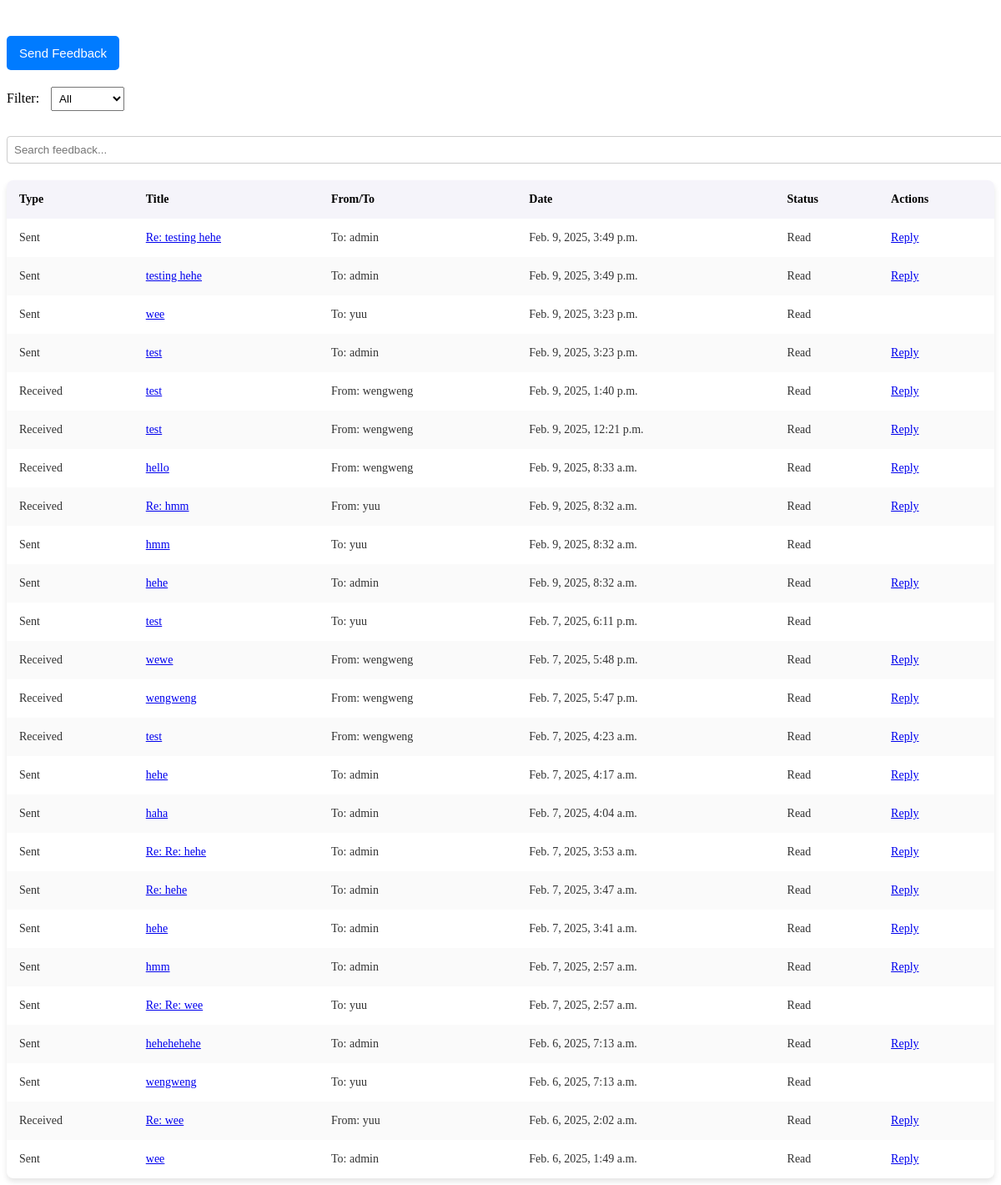
Screenshot of /feedbacks/ (signed in) with the database file from the repository.
### feedbacks/models.py (models this page shows, shortened)
class Feedback(models.Model):
    CATEGORY_CHOICES = [
        ('system/application', 'System/Application'),
        ('aid_programs', 'Aid Programs'),
    ]
    sender = models.ForeignKey(settings.AUTH_USER_MODEL, related_name='sent_feedbacks', on_delete=models.CASCADE)
    receiver = models.ForeignKey(settings.AUTH_USER_MODEL, related_name='received_feedbacks', on_delete=models.CASCADE)
    title = models.CharField(max_length=255)
    message = models.TextField()
    category = models.CharField(max_length=20, choices=CATEGORY_CHOICES)
    attachment = models.FileField(upload_to='feedback_attachments/', blank=True, null=True)
    is_read = models.BooleanField(default=False)  # Track if the feedback is read
    created_at = models.DateTimeField(auto_now_add=True)
    updated_at = models.DateTimeField(auto_now=True)
    class Meta:
        db_table = 'feedback'

### users/models.py (models this page shows, shortened)
class Account(AbstractUser):
    ROLE_LIST = [
        ('student', 'Student'),
        ('officer', 'Aid Officer'),
        ('funder', 'Funder'),
        ('administrator', 'Administrator'),
    ]
    role = models.CharField(max_length=13, choices=ROLE_LIST)
    study_program = models.CharField(max_length=100, blank=True, null=True)  # only for Students
    years_of_study = models.IntegerField(blank=True, null=True)
    gpa = models.FloatField(blank=True, null=True)
    organization_name = models.CharField(max_length=255, blank=True, null=True)
    is_approved = models.BooleanField(default=False)
    phone_number = models.CharField(max_length=15, blank=True, null=True)
    created_at = models.DateTimeField(default=now)
    updated_at = models.DateTimeField(auto_now=True)
    class Meta:
        db_table = 'users_masterlist'

### feedbacks/views.py (the view, shortened to what this page needs)
# urls.py: path('', views.feedback_view, name='feedback_view'),
@login_required
def feedback_view(request):
    tab = request.GET.get('tab', 'received')
    feedback_id = request.GET.get('id')
    all_feedbacks = Feedback.objects.filter(
        Q(sender=request.user) | Q(receiver=request.user)
    ).order_by('-created_at')
    feedback_list = []
    for feedback in all_feedbacks:
        feedback_data = {
            'feedback': feedback,
            'type': 'Sent' if feedback.sender == request.user else 'Received',
        }
        feedback_list.append(feedback_data)
    return render(request, 'feedbacks/feedback.html', {
        'tab': tab,
        'feedback_list': feedback_list,
    })

### feedbacks/templates/feedbacks/feedback.html (shortened to what this page needs)
{% load static %}
<!DOCTYPE html>
<html lang="en">
<head>
    <link rel="stylesheet" href="{% static 'css/feedbacks.css' %}">
</head>
<body>
    <div class="actions">
        <button onclick="openModal('send-feedback')">Send Feedback</button>
    </div>
    <div class="filters">
        <label for="filter-dropdown">Filter:</label>
        <select id="filter-dropdown" onchange="filterFeedback(this.value)">
            <option value="all">All</option>
        </select>
    </div>
    <div class="search-bar">
        <input type="text" id="search-input" placeholder="Search feedback..." onkeyup="filterFeedback()">
    </div>
    <table id="feedback-table">
        <thead>
            <tr>
                <th>Type</th>
                <th>Title</th>
                <th>From/To</th>
                <th>Date</th>
                <th>Status</th>
                <th>Actions</th>
            </tr>
        </thead>
        <tbody>
            {% for item in feedback_list %}
                <tr class="feedback-row {% if item.type == 'Sent' %}sent{% else %}received{% endif %}">
                    <td>{{ item.type }}</td>
                    <td>
                        <a href="#"
                            onclick="showFeedbackContent(
                                '{{ item.feedback.id }}',
                                '{{ item.feedback.title|escapejs }}',
                                '{{ item.feedback.message|escapejs }}',
                                {% if item.feedback.attachment %}'{{ item.feedback.attachment.url|escapejs }}'{% else %}null{% endif %}
                            )">
                            {{ item.feedback.title }}
                        </a>
                    </td>
                    <td>
                        {% if item.type == 'Sent' %}
                            To: {{ item.feedback.receiver.username }}
                        {% else %}
                            From: {{ item.feedback.sender.username }}
                        {% endif %}
                    </td>
                    <td>{{ item.feedback.created_at }}</td>
                    <td id="status-{{item.feedback.id}}">
                        {% if not item.feedback.is_read and item.feedback.receiver == request.user %}
                            <strong>Unread</strong>
                        {% else %}
                            Read
                        {% endif %}
                    </td>
                    <td>
                        {% if item.feedback.receiver == request.user %}
                            <a href="#" onclick="openReplyModal({{ item.feedback.id }})">Reply</a>
                        {% endif %}
                    </td>
                </tr>
            {% empty %}
                <tr>
                    <td colspan="6">No feedback available.</td>
                </tr>
            {% endfor %}
        </tbody>
    </table>
</body>
</html>

### feedbacks/static/css/feedbacks.css (style rules this page uses)
.actions, .filters, .search-bar { margin-bottom: 20px; }
.filters select { padding: 5px; margin-left: 10px; }
.search-bar input { width: 100%; padding: 8px; margin-top: 10px; border: 1px solid #ccc; border-radius: 4px; }
table { width: 100%; border-collapse: collapse; margin-top: 20px; background-color: #fff; box-shadow: 0 4px 6px rgba(0, 0, 0, 0.1); border-radius: 8px; overflow: hidden; }
table th, table td { padding: 15px; text-align: left; }
table th { background-color: #f5f4fa; font-size: 14px; }
table tr:nth-child(even) { background-color: #fafafa; }
table td { font-size: 14px; color: #333; }
button { background-color: #007BFF; color: white; padding: 12px 15px; border: none; border-radius: 5px; cursor: pointer; font-size: 15px; transition: background-color 0.3s ease; margin-top: 35px; }

### rows the page displays
Feedback: type "Sent", feedback "Re: testing hehe", feedback.receiver.username "admin", feedback.created_at "Feb. 9, 2025, 3:49 p.m.", is_read "Read"
Feedback: type "Sent", feedback "testing hehe", feedback.receiver.username "admin", feedback.created_at "Feb. 9, 2025, 3:49 p.m.", is_read "Read"
Feedback: type "Sent", feedback "wee", feedback.receiver.username "yuu", feedback.created_at "Feb. 9, 2025, 3:23 p.m.", is_read "Read"
Feedback: type "Sent", feedback "test", feedback.receiver.username "admin", feedback.created_at "Feb. 9, 2025, 3:23 p.m.", is_read "Read"
Feedback: type "Received", feedback "test", feedback.sender.username "wengweng", feedback.created_at "Feb. 9, 2025, 1:40 p.m.", is_read "Read"
Feedback: type "Received", feedback "test", feedback.sender.username "wengweng", feedback.created_at "Feb. 9, 2025, 12:21 p.m.", is_read "Read"
Feedback: type "Received", feedback "hello", feedback.sender.username "wengweng", feedback.created_at "Feb. 9, 2025, 8:33 a.m.", is_read "Read"
Feedback: type "Received", feedback "Re: hmm", feedback.sender.username "yuu", feedback.created_at "Feb. 9, 2025, 8:32 a.m.", is_read "Read"
Feedback: type "Sent", feedback "hmm", feedback.receiver.username "yuu", feedback.created_at "Feb. 9, 2025, 8:32 a.m.", is_read "Read"
Feedback: type "Sent", feedback "hehe", feedback.receiver.username "admin", feedback.created_at "Feb. 9, 2025, 8:32 a.m.", is_read "Read"
Feedback: type "Sent", feedback "test", feedback.receiver.username "yuu", feedback.created_at "Feb. 7, 2025, 6:11 p.m.", is_read "Read"
Feedback: type "Received", feedback "wewe", feedback.sender.username "wengweng", feedback.created_at "Feb. 7, 2025, 5:48 p.m.", is_read "Read"
Feedback: type "Received", feedback "wengweng", feedback.sender.username "wengweng", feedback.created_at "Feb. 7, 2025, 5:47 p.m.", is_read "Read"
Feedback: type "Received", feedback "test", feedback.sender.username "wengweng", feedback.created_at "Feb. 7, 2025, 4:23 a.m.", is_read "Read"
Feedback: type "Sent", feedback "hehe", feedback.receiver.username "admin", feedback.created_at "Feb. 7, 2025, 4:17 a.m.", is_read "Read"
Feedback: type "Sent", feedback "haha", feedback.receiver.username "admin", feedback.created_at "Feb. 7, 2025, 4:04 a.m.", is_read "Read"
Feedback: type "Sent", feedback "Re: Re: hehe", feedback.receiver.username "admin", feedback.created_at "Feb. 7, 2025, 3:53 a.m.", is_read "Read"
Feedback: type "Sent", feedback "Re: hehe", feedback.receiver.username "admin", feedback.created_at "Feb. 7, 2025, 3:47 a.m.", is_read "Read"
Feedback: type "Sent", feedback "hehe", feedback.receiver.username "admin", feedback.created_at "Feb. 7, 2025, 3:41 a.m.", is_read "Read"
Feedback: type "Sent", feedback "hmm", feedback.receiver.username "admin", feedback.created_at "Feb. 7, 2025, 2:57 a.m.", is_read "Read"
Feedback: type "Sent", feedback "Re: Re: wee", feedback.receiver.username "yuu", feedback.created_at "Feb. 7, 2025, 2:57 a.m.", is_read "Read"
Feedback: type "Sent", feedback "hehehehehe", feedback.receiver.username "admin", feedback.created_at "Feb. 6, 2025, 7:13 a.m.", is_read "Read"
Feedback: type "Sent", feedback "wengweng", feedback.receiver.username "yuu", feedback.created_at "Feb. 6, 2025, 7:13 a.m.", is_read "Read"
Feedback: type "Received", feedback "Re: wee", feedback.sender.username "yuu", feedback.created_at "Feb. 6, 2025, 2:02 a.m.", is_read "Read"
Feedback: type "Sent", feedback "wee", feedback.receiver.username "admin", feedback.created_at "Feb. 6, 2025, 1:49 a.m.", is_read "Read"
